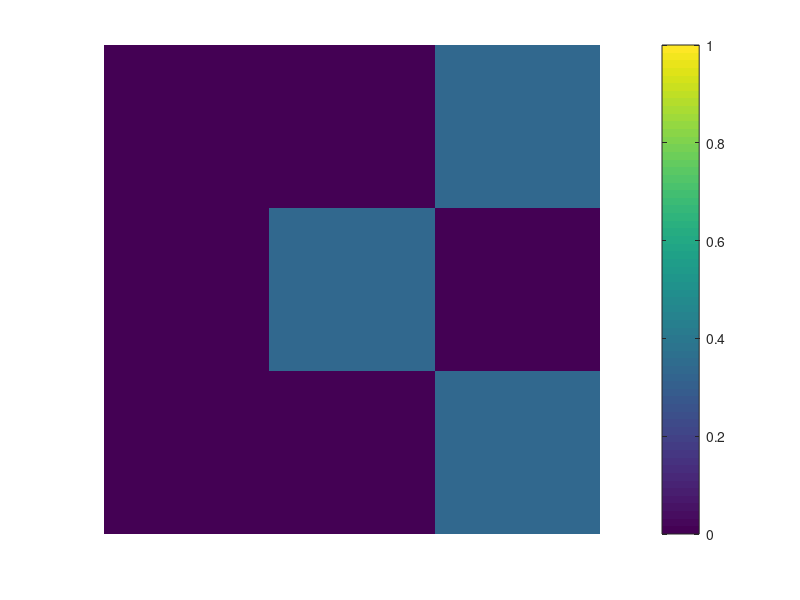
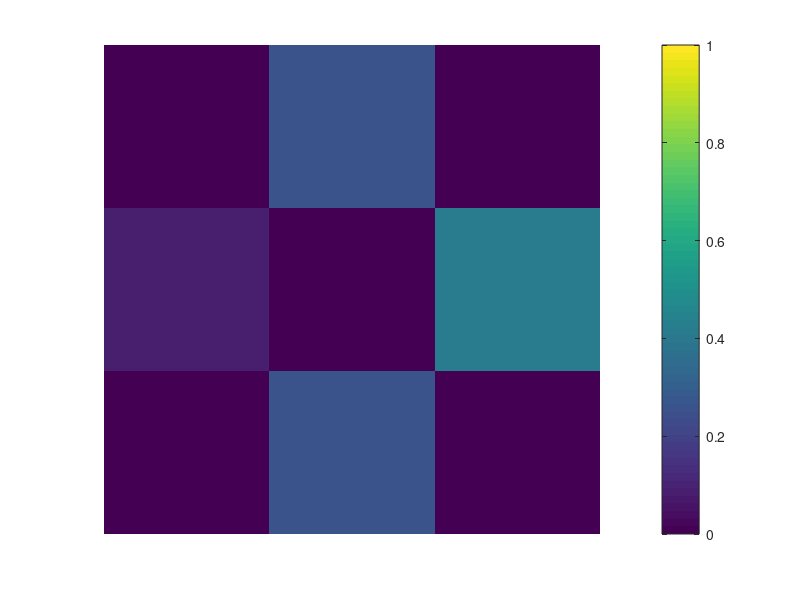
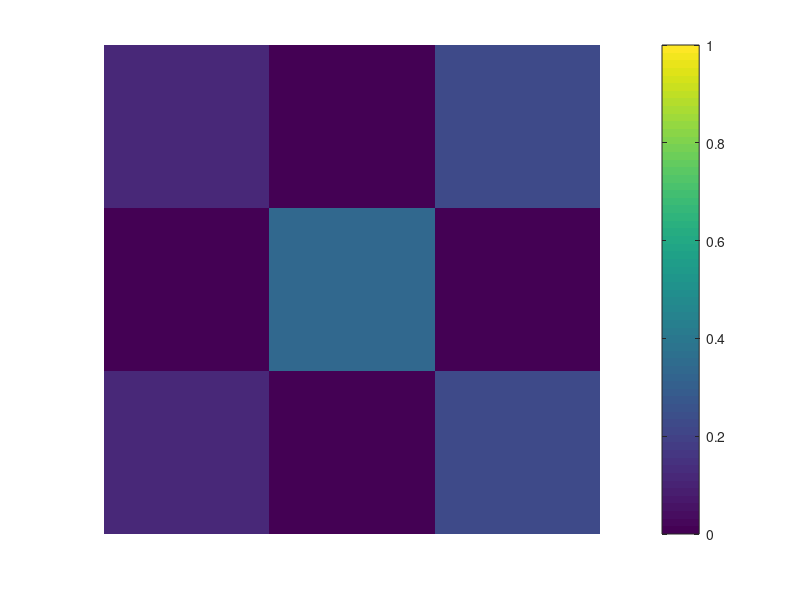
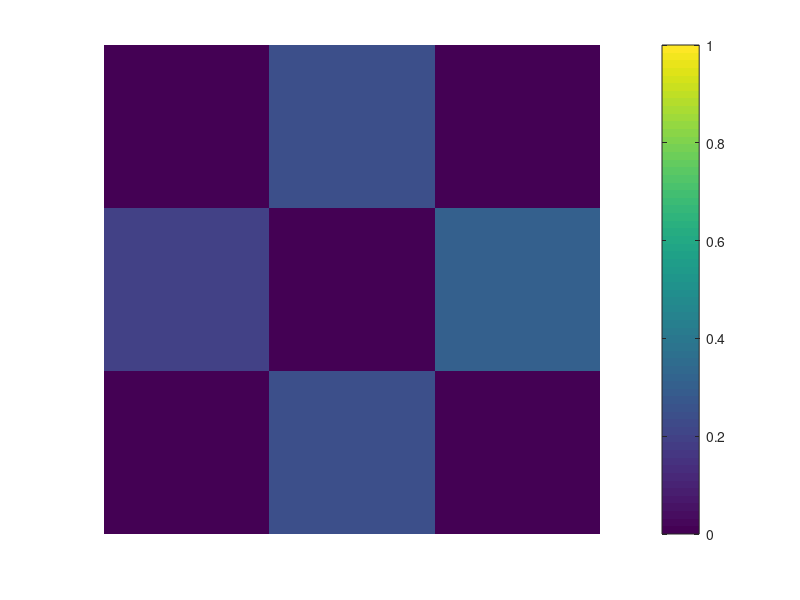

Here is the MATLAB script that generated these plots, in order:
figure("visible", "off");

A1 = [0   1/2 0   1/2 0   0   0   0   0
      1/3 0   1/3 0   1/3 0   0   0   0
      0   1/2 0   0   0   1/2 0   0   0
      1/3 0   0   0   1/3 0   1/3 0   0
      0   1/4 0   1/4 0   1/4 0   1/4 0
      0   0   1/3 0   1/3 0   0   0   1/3
      0   0   0   1/2 0   0   0   1/2 0
      0   0   0   0   1/3 0   1/3 0   1/3
      0   0   0   0   0   1/2 0   1/2 0];

A2 = [1/3 1/3 0   1/3 0   0   0   0   0
      1/4 1/4 1/4 0   1/4 0   0   0   0
      0   1/3 1/3 0   0   1/3 0   0   0
      1/4 0   0   1/4 1/4 0   1/4 0   0
      0   1/5 0   1/5 1/5 1/5 0   1/5 0
      0   0   1/4 0   1/4 1/4 0   0   1/4
      0   0   0   1/3 0   0   1/3 1/3 0
      0   0   0   0   1/4 0   1/4 1/4 1/4
      0   0   0   0   0   1/3 0   1/3 1/3];

##    1   2   3   4   5   6   7   8   9
B =  [0   0   0   0   0   1   0   0   0];


disp("start first sim...")
for i=1:60
  h=imagesc(reshape(B*(A1^i),3,3)',[0,1]);
  colorbar;
  axis("off");
  fname=sprintf("frog1/%05d.png",i);
  saveas(h, fname);
  refresh;
  disp(i)
end
disp("done")

disp("start second sim...")
for i=1:60
  h=imagesc(reshape(B*(A2^i),3,3)',[0,1]);
  colorbar;
  axis("off");
  fname=sprintf("frog2/%05d.png",i);
  saveas(h, fname);
  refresh;
  disp(i)
end
disp("done")
